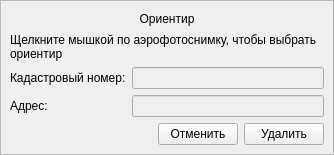
<?xml version="1.0" encoding="UTF-8"?>
<ui version="4.0">
 <class>FormMark</class>
 <widget class="QWidget" name="FormMark">
  <property name="geometry">
   <rect>
    <x>0</x>
    <y>0</y>
    <width>334</width>
    <height>155</height>
   </rect>
  </property>
  <property name="windowTitle">
   <string>Form</string>
  </property>
  <layout class="QVBoxLayout" name="verticalLayout">
   <property name="spacing">
    <number>0</number>
   </property>
   <property name="leftMargin">
    <number>0</number>
   </property>
   <property name="topMargin">
    <number>0</number>
   </property>
   <property name="rightMargin">
    <number>0</number>
   </property>
   <property name="bottomMargin">
    <number>0</number>
   </property>
   <item>
    <widget class="QFrame" name="frame">
     <property name="frameShape">
      <enum>QFrame::StyledPanel</enum>
     </property>
     <property name="frameShadow">
      <enum>QFrame::Plain</enum>
     </property>
     <layout class="QVBoxLayout" name="verticalLayout_2">
      <item>
       <widget class="QLabel" name="label">
        <property name="layoutDirection">
         <enum>Qt::LeftToRight</enum>
        </property>
        <property name="text">
         <string>Ориентир</string>
        </property>
        <property name="alignment">
         <set>Qt::AlignCenter</set>
        </property>
       </widget>
      </item>
      <item>
       <widget class="QLabel" name="labelInfoStart">
        <property name="text">
         <string>Щелкните мышкой по аэрофотоснимку, чтобы выбрать ориентир</string>
        </property>
        <property name="wordWrap">
         <bool>true</bool>
        </property>
       </widget>
      </item>
      <item>
       <layout class="QGridLayout" name="gridLayout">
        <item row="0" column="0">
         <widget class="QLabel" name="label_KNum">
          <property name="text">
           <string>Кадастровый номер:</string>
          </property>
         </widget>
        </item>
        <item row="0" column="1">
         <widget class="QLineEdit" name="le_KNum">
          <property name="enabled">
           <bool>false</bool>
          </property>
         </widget>
        </item>
        <item row="1" column="0">
         <widget class="QLabel" name="label_adr">
          <property name="text">
           <string>Адрес:</string>
          </property>
         </widget>
        </item>
        <item row="1" column="1">
         <widget class="QLineEdit" name="te_adr_">
          <property name="enabled">
           <bool>false</bool>
          </property>
         </widget>
        </item>
       </layout>
      </item>
      <item>
       <layout class="QHBoxLayout" name="horizontalLayout">
        <item>
         <spacer name="horizontalSpacer">
          <property name="orientation">
           <enum>Qt::Horizontal</enum>
          </property>
          <property name="sizeHint" stdset="0">
           <size>
            <width>40</width>
            <height>20</height>
           </size>
          </property>
         </spacer>
        </item>
        <item>
         <spacer name="horizontalSpacer_2">
          <property name="orientation">
           <enum>Qt::Horizontal</enum>
          </property>
          <property name="sizeHint" stdset="0">
           <size>
            <width>40</width>
            <height>20</height>
           </size>
          </property>
         </spacer>
        </item>
        <item>
         <widget class="QPushButton" name="btnCancelDraw">
          <property name="text">
           <string>Отменить</string>
          </property>
         </widget>
        </item>
        <item>
         <widget class="QPushButton" name="btnDelete">
          <property name="text">
           <string>Удалить</string>
          </property>
         </widget>
        </item>
       </layout>
      </item>
     </layout>
    </widget>
   </item>
  </layout>
 </widget>
 <resources/>
 <connections/>
</ui>
